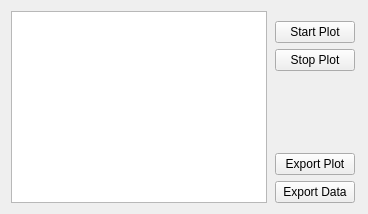
        <widget class="QWidget" name="tab_speed">
         <attribute name="title">
          <string>Speed</string>
         </attribute>
         <layout class="QHBoxLayout" name="horizonLayout_8">
          <item>
           <widget class="QChartView" name="chartView"/>
          </item>
          <item>
           <layout class="QVBoxLayout" name="verticalLayout_9">
            <property name="leftMargin">
             <number>2</number>
            </property>
            <property name="topMargin">
             <number>10</number>
            </property>
            <property name="rightMargin">
             <number>2</number>
            </property>
            <item>
             <widget class="QPushButton" name="btnSpeedStart">
              <property name="text">
               <string>Start Plot</string>
              </property>
             </widget>
            </item>
            <item>
             <widget class="QPushButton" name="btnSpeedStop">
              <property name="text">
               <string>Stop Plot</string>
              </property>
             </widget>
            </item>
            <item>
             <spacer name="verticalSpacer_7">
              <property name="orientation">
               <enum>Qt::Vertical</enum>
              </property>
              <property name="sizeHint" stdset="0">
               <size>
                <width>20</width>
                <height>40</height>
               </size>
              </property>
             </spacer>
            </item>
            <item>
             <widget class="QPushButton" name="btnExportPlot">
              <property name="text">
               <string>Export Plot</string>
              </property>
             </widget>
            </item>
            <item>
             <widget class="QPushButton" name="btnExportData">
              <property name="text">
               <string>Export Data</string>
              </property>
             </widget>
            </item>
           </layout>
          </item>
         </layout>
        </widget>
